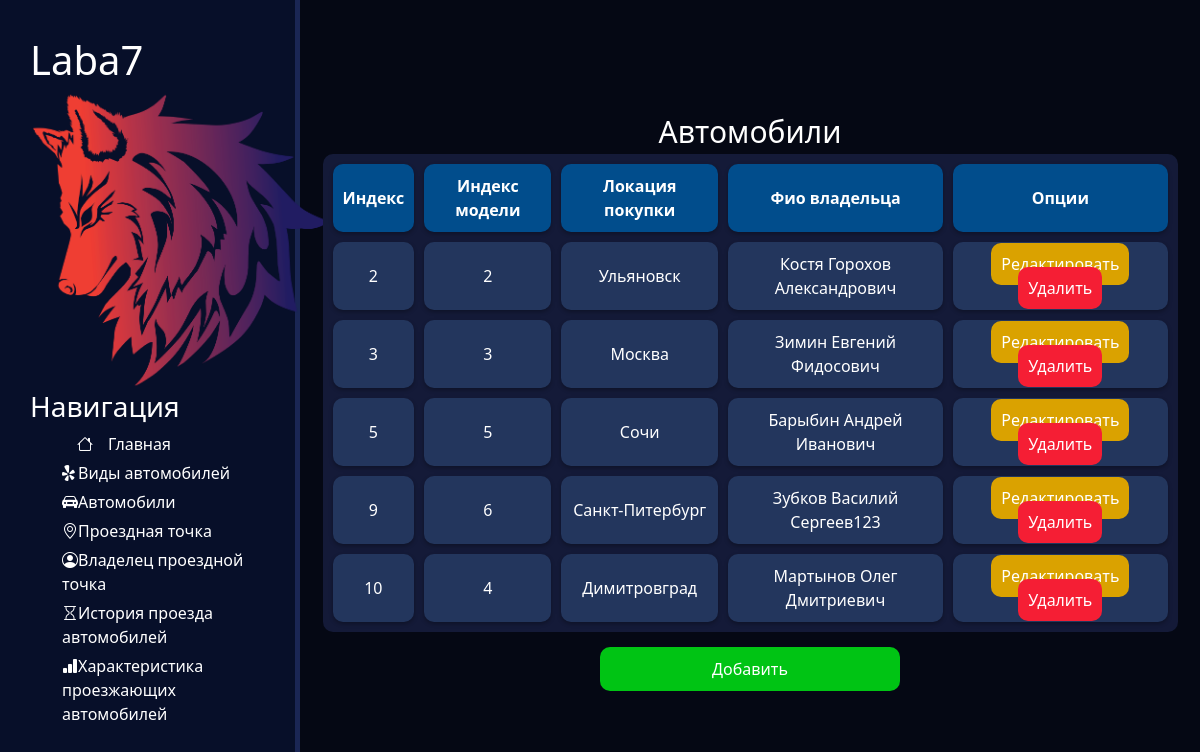
Screenshot of /table_show/1 with the database file from the repository.
### main/models.py (models this page shows, shortened)
class CarType(models.Model):
    model = models.CharField('Модель', max_length=50)
    color = models.CharField('Цвет', max_length=50)
    price = models.IntegerField()
    names = ["Индекс", "Модель", "Цвет", "Цена"]
    title = "Виды автомобилей"
    def __str__(self):
        return str(self.id)

class Car(models.Model):
    model_id = models.ForeignKey(CarType, on_delete=models.CASCADE)
    buy_location = models.CharField("Локация покупки", max_length=150)
    owner_FIO = models.CharField("ФИО владельца", max_length=150)
    names = ["Индекс", "Индекс модели", "Локация покупки", "Фио владельца"]
    title = "Автомобили"
    def get_dict(self):
        return {"id": self.id, 0: self.model_id, 1: self.buy_location, 2: self.owner_FIO}

### main/views.py (the view)
# urls.py: path('table_show/<int:tk>', views.table_view, name='table_show'),
def table_view(request, tk):
    table = []
    model = [CarType, Car, TravelPoint, OwnerTravelPoint, CarPass, DataOfPassingCar]
    title = model[tk].title
    for x in model[tk].objects.all():
        table.append(x.get_dict())
    return render(request, 'main/table_show.html', {'table': table, 'names': model[tk].names, 'title': title, 'table_id': tk})

### main/templates/main/table_show.html (shortened to what this page needs)
{% load static %}
<!doctype html>
<html lang="en">
<head>
    <link rel="stylesheet" href="{% static 'main/css/navigation.css' %}">
    <link rel="stylesheet" href="https://cdn.jsdelivr.net/npm/bootstrap@5.2.3/dist/css/bootstrap.min.css">
    <link rel="stylesheet" href="{% static 'main/css/data_table.css' %}">
</head>
    <body>
        {% include 'main/navigation.html' %}
        <div class="center_table">
                <div class="horizontal_center">
                    <div>{{title}}</div>
                </div>
                <table class="data_table">
                    <tr>
                        {% for name in names %}
                        <th>{{ name }}</th>
                        {% endfor %}
                        <th>Опции</th>
                    </tr>
                    {% for t in table %}
                    <tr>
                        {% for k, v in t.items %}
                        <td> {{v}} </td>
                        {% endfor %}
                        <td>
                            <a href="{% url 'table_change' tk=table_id el=forloop.counter command='edit' %}" class="edit_button button">Редактировать</a>
                            <a href="{% url 'table_change' tk=table_id el=forloop.counter command='delete' %}"  class="delete_button button">Удалить</a>
                        </td>
                    </tr>
                    {% endfor %}
                </table>
            <div class="horizontal_center">
                <a href="{% url 'table_change' tk=table_id el=0 command='add' %}"  class="add_button button big_button">Добавить</a>
            </div>
        </div>
    </body>
</html>

### main/templates/main/navigation.html
{% load static %}
    <link rel="stylesheet" href="https://cdn.jsdelivr.net/npm/bootstrap-icons@1.10.2/font/bootstrap-icons.css">
<aside>
    <div class="logo">Laba7</div>
    <img src="{% static 'main/img/wolf.png' %}" alt="Лого">
    <h3>Навигация</h3>
    <ul>
        <a href="{% url 'main' %}"><li><i class="bi bi-house rightOffset"></i>Главная</li></a>
        <a href="{% url 'table_show' 0 %}"><li><i class="bi bi-yelp"></i>Виды автомобилей</li></a>
        <a href="{% url 'table_show' 1 %}"><li><i class="bi bi-car-front-fill"></i>Автомобили</li></a>
        <a href="{% url 'table_show' 2 %}"><li><i class="bi bi-geo-alt"></i>Проездная точка</li></a>
        <a href="{% url 'table_show' 3 %}"><li><i class="bi bi-person-circle"></i>Владелец проездной точка</li></a>
        <a href="{% url 'table_show' 4 %}"><li><i class="bi bi-hourglass"></i>История проезда автомобилей</li></a>
        <a href="{% url 'table_show' 5 %}"><li><i class="bi bi-bar-chart-fill"></i>Характеристика проезжающих автомобилей</li></a>
    </ul>
</aside>

### main/static/main/css/navigation.css (style rules this page uses)
body { margin: 0px }
aside img { width: 300px; float: left; }
aside { float: left; background: #070f29; color: white; padding: 2.5%; width: 25%; height: 100vh; border-right: 5px solid #1a2654; }
aside .logo { font-size: 40px; fon-weight: bold; }
aside h3 { margin-top: 50px; front-size: 20px; }
aside ul { list-style: none }
aside ul li { color: white; display: block; margin-top: 5px; transition: transform .1s ease; }
aside ul li, aside ul a { text-decoration: none; }
.rightOffset { margin: 15px; }

### main/static/main/css/data_table.css (style rules this page uses)
html, body { width: 100%; height: 100%; background: #050814; }
.data_table { background-color: #141a38; border-radius: 10px; color: white; width: 100%; border-collapse: separate; border-spacing: 10px; width: 95%; }
.data_table th, td { border-radius: 10px; padding: 10px; text-align: center; box-shadow: 0px 2px 4px rgba(0, 0, 0, 0.3); transition: 0.2s all ease }
.data_table th { background-color: #014d8c; }
.data_table td { color: white; background-color: #23365d; }
.center_table { display:flex; justify-content: center; align-items: center; flex-direction: column; height: 100%; }
.horizontal_center { color: white; display: flex; justify-content: center; }
.horizontal_center div { font-size: 30px; fon-weight: bold; }
.button { color: white; padding: 10px; border-radius: 10px; border: 0px solid white; text-align: center; text-decoration: none; transition: 0.2s ease all }
.edit_button { background-color: #daa200; }
.delete_button { background-color: #f51e34; }
.add_button { margin-top: 15px; background-color: #00c414; }
.big_button { width: 300px; }

### rows the page displays
CarType: t "2", id "2"
Car: t "Ульяновск" "Костя Горохов Александрович"
CarType: t "3", id "3"
Car: t "Москва" "Зимин Евгений Фидосович"
CarType: t "5", id "5"
Car: t "Сочи" "Барыбин Андрей Иванович"
CarType: t "9", id "6"
Car: t "Санкт-Питербург" "Зубков Василий Сергеев123"
CarType: t "10", id "4"
Car: t "Димитровград" "Мартынов Олег Дмитриевич"

### other values shown
{{ title }} "Автомобили"
{{ name }} "Индекс" "Индекс модели" "Локация покупки" "Фио владельца"
